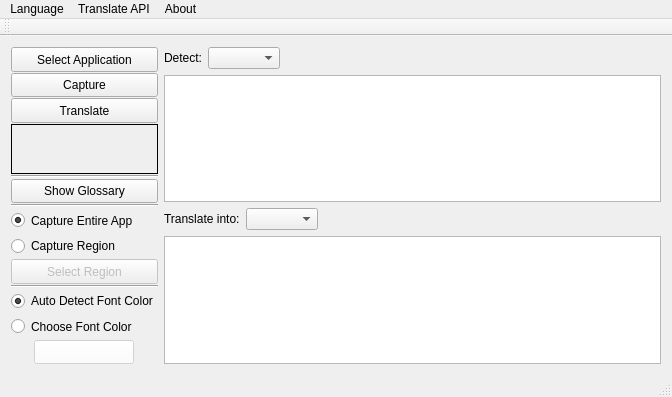
<?xml version="1.0" encoding="UTF-8"?>
<ui version="4.0">
 <class>ChaosTranslateClass</class>
 <widget class="QMainWindow" name="ChaosTranslateClass">
  <property name="geometry">
   <rect>
    <x>0</x>
    <y>0</y>
    <width>672</width>
    <height>397</height>
   </rect>
  </property>
  <property name="sizePolicy">
   <sizepolicy hsizetype="Maximum" vsizetype="Maximum">
    <horstretch>0</horstretch>
    <verstretch>0</verstretch>
   </sizepolicy>
  </property>
  <property name="windowTitle">
   <string>Chaos Translate</string>
  </property>
  <property name="windowIcon">
   <iconset resource="ChaosTranslate.qrc">
    <normaloff>:/ChaosTranslate/Resources/Icon/Chaos.png</normaloff>:/ChaosTranslate/Resources/Icon/Chaos.png</iconset>
  </property>
  <property name="layoutDirection">
   <enum>Qt::LeftToRight</enum>
  </property>
  <property name="iconSize">
   <size>
    <width>48</width>
    <height>48</height>
   </size>
  </property>
  <widget class="QWidget" name="centralWidget">
   <property name="sizePolicy">
    <sizepolicy hsizetype="Expanding" vsizetype="Expanding">
     <horstretch>0</horstretch>
     <verstretch>0</verstretch>
    </sizepolicy>
   </property>
   <property name="maximumSize">
    <size>
     <width>1024</width>
     <height>768</height>
    </size>
   </property>
   <layout class="QHBoxLayout" name="horizontalLayout">
    <item>
     <layout class="QVBoxLayout" name="verticalLayout">
      <property name="spacing">
       <number>1</number>
      </property>
      <item>
       <widget class="QPushButton" name="selectAppButton">
        <property name="sizePolicy">
         <sizepolicy hsizetype="Preferred" vsizetype="Preferred">
          <horstretch>0</horstretch>
          <verstretch>0</verstretch>
         </sizepolicy>
        </property>
        <property name="minimumSize">
         <size>
          <width>100</width>
          <height>18</height>
         </size>
        </property>
        <property name="maximumSize">
         <size>
          <width>200</width>
          <height>50</height>
         </size>
        </property>
        <property name="toolTip">
         <string>Select application to capture and translate</string>
        </property>
        <property name="text">
         <string>Select Application</string>
        </property>
       </widget>
      </item>
      <item>
       <widget class="QPushButton" name="captureButton">
        <property name="enabled">
         <bool>true</bool>
        </property>
        <property name="sizePolicy">
         <sizepolicy hsizetype="Preferred" vsizetype="Preferred">
          <horstretch>0</horstretch>
          <verstretch>0</verstretch>
         </sizepolicy>
        </property>
        <property name="minimumSize">
         <size>
          <width>100</width>
          <height>18</height>
         </size>
        </property>
        <property name="maximumSize">
         <size>
          <width>200</width>
          <height>50</height>
         </size>
        </property>
        <property name="toolTip">
         <string>Capture screenshot of the selected application and translate</string>
        </property>
        <property name="text">
         <string>Capture</string>
        </property>
       </widget>
      </item>
      <item>
       <widget class="QPushButton" name="translateButton">
        <property name="enabled">
         <bool>true</bool>
        </property>
        <property name="sizePolicy">
         <sizepolicy hsizetype="Preferred" vsizetype="Preferred">
          <horstretch>0</horstretch>
          <verstretch>0</verstretch>
         </sizepolicy>
        </property>
        <property name="minimumSize">
         <size>
          <width>100</width>
          <height>18</height>
         </size>
        </property>
        <property name="maximumSize">
         <size>
          <width>200</width>
          <height>50</height>
         </size>
        </property>
        <property name="text">
         <string>Translate</string>
        </property>
       </widget>
      </item>
      <item>
       <widget class="QLabel" name="imageLabel">
        <property name="sizePolicy">
         <sizepolicy hsizetype="Preferred" vsizetype="Preferred">
          <horstretch>0</horstretch>
          <verstretch>0</verstretch>
         </sizepolicy>
        </property>
        <property name="minimumSize">
         <size>
          <width>100</width>
          <height>50</height>
         </size>
        </property>
        <property name="maximumSize">
         <size>
          <width>200</width>
          <height>100</height>
         </size>
        </property>
        <property name="styleSheet">
         <string notr="true">border: 1px solid black</string>
        </property>
        <property name="text">
         <string/>
        </property>
        <property name="pixmap">
         <pixmap resource="ChaosTranslate.qrc">:/ChaosTranslate/Resources/Icon/Chaos.png</pixmap>
        </property>
        <property name="scaledContents">
         <bool>true</bool>
        </property>
       </widget>
      </item>
      <item>
       <widget class="Line" name="line">
        <property name="orientation">
         <enum>Qt::Horizontal</enum>
        </property>
       </widget>
      </item>
      <item>
       <widget class="QPushButton" name="glossaryButton">
        <property name="sizePolicy">
         <sizepolicy hsizetype="Preferred" vsizetype="Preferred">
          <horstretch>0</horstretch>
          <verstretch>0</verstretch>
         </sizepolicy>
        </property>
        <property name="minimumSize">
         <size>
          <width>100</width>
          <height>18</height>
         </size>
        </property>
        <property name="maximumSize">
         <size>
          <width>200</width>
          <height>50</height>
         </size>
        </property>
        <property name="text">
         <string>Show Glossary</string>
        </property>
       </widget>
      </item>
      <item>
       <widget class="Line" name="line_3">
        <property name="orientation">
         <enum>Qt::Horizontal</enum>
        </property>
       </widget>
      </item>
      <item>
       <widget class="QRadioButton" name="wholeCaptureRButton">
        <property name="enabled">
         <bool>true</bool>
        </property>
        <property name="sizePolicy">
         <sizepolicy hsizetype="Preferred" vsizetype="Preferred">
          <horstretch>0</horstretch>
          <verstretch>0</verstretch>
         </sizepolicy>
        </property>
        <property name="minimumSize">
         <size>
          <width>100</width>
          <height>18</height>
         </size>
        </property>
        <property name="maximumSize">
         <size>
          <width>200</width>
          <height>50</height>
         </size>
        </property>
        <property name="text">
         <string>Capture Entire App</string>
        </property>
        <property name="checked">
         <bool>true</bool>
        </property>
        <attribute name="buttonGroup">
         <string notr="true">buttonGroup</string>
        </attribute>
       </widget>
      </item>
      <item>
       <widget class="QRadioButton" name="regionCaptureRButton">
        <property name="enabled">
         <bool>true</bool>
        </property>
        <property name="sizePolicy">
         <sizepolicy hsizetype="Preferred" vsizetype="Preferred">
          <horstretch>0</horstretch>
          <verstretch>0</verstretch>
         </sizepolicy>
        </property>
        <property name="minimumSize">
         <size>
          <width>100</width>
          <height>18</height>
         </size>
        </property>
        <property name="maximumSize">
         <size>
          <width>200</width>
          <height>50</height>
         </size>
        </property>
        <property name="text">
         <string>Capture Region</string>
        </property>
        <attribute name="buttonGroup">
         <string notr="true">buttonGroup</string>
        </attribute>
       </widget>
      </item>
      <item>
       <widget class="QPushButton" name="ROIButton">
        <property name="enabled">
         <bool>false</bool>
        </property>
        <property name="sizePolicy">
         <sizepolicy hsizetype="Preferred" vsizetype="Preferred">
          <horstretch>0</horstretch>
          <verstretch>0</verstretch>
         </sizepolicy>
        </property>
        <property name="minimumSize">
         <size>
          <width>100</width>
          <height>18</height>
         </size>
        </property>
        <property name="maximumSize">
         <size>
          <width>200</width>
          <height>50</height>
         </size>
        </property>
        <property name="styleSheet">
         <string notr="true"/>
        </property>
        <property name="text">
         <string>Select Region</string>
        </property>
       </widget>
      </item>
      <item>
       <widget class="Line" name="line_4">
        <property name="orientation">
         <enum>Qt::Horizontal</enum>
        </property>
       </widget>
      </item>
      <item>
       <widget class="QRadioButton" name="autoColorRButton">
        <property name="enabled">
         <bool>true</bool>
        </property>
        <property name="sizePolicy">
         <sizepolicy hsizetype="Preferred" vsizetype="Preferred">
          <horstretch>0</horstretch>
          <verstretch>0</verstretch>
         </sizepolicy>
        </property>
        <property name="minimumSize">
         <size>
          <width>100</width>
          <height>18</height>
         </size>
        </property>
        <property name="maximumSize">
         <size>
          <width>200</width>
          <height>50</height>
         </size>
        </property>
        <property name="text">
         <string>Auto Detect Font Color</string>
        </property>
        <property name="checked">
         <bool>true</bool>
        </property>
        <attribute name="buttonGroup">
         <string notr="true">buttonGroup_2</string>
        </attribute>
       </widget>
      </item>
      <item>
       <widget class="QRadioButton" name="manualColorRButton">
        <property name="enabled">
         <bool>true</bool>
        </property>
        <property name="sizePolicy">
         <sizepolicy hsizetype="Preferred" vsizetype="Preferred">
          <horstretch>0</horstretch>
          <verstretch>0</verstretch>
         </sizepolicy>
        </property>
        <property name="minimumSize">
         <size>
          <width>100</width>
          <height>18</height>
         </size>
        </property>
        <property name="maximumSize">
         <size>
          <width>200</width>
          <height>50</height>
         </size>
        </property>
        <property name="text">
         <string>Choose Font Color</string>
        </property>
        <attribute name="buttonGroup">
         <string notr="true">buttonGroup_2</string>
        </attribute>
       </widget>
      </item>
      <item alignment="Qt::AlignHCenter">
       <widget class="QColorPicker" name="fontColorButton">
        <property name="enabled">
         <bool>false</bool>
        </property>
        <property name="sizePolicy">
         <sizepolicy hsizetype="Preferred" vsizetype="Preferred">
          <horstretch>0</horstretch>
          <verstretch>0</verstretch>
         </sizepolicy>
        </property>
        <property name="minimumSize">
         <size>
          <width>100</width>
          <height>18</height>
         </size>
        </property>
        <property name="maximumSize">
         <size>
          <width>200</width>
          <height>50</height>
         </size>
        </property>
        <property name="styleSheet">
         <string notr="true">background-color: rgb(255, 255, 255);</string>
        </property>
        <property name="text">
         <string/>
        </property>
       </widget>
      </item>
     </layout>
    </item>
    <item>
     <layout class="QVBoxLayout" name="verticalLayout_3">
      <item>
       <layout class="QHBoxLayout" name="horizontalLayout_2">
        <item>
         <widget class="QLabel" name="label">
          <property name="sizePolicy">
           <sizepolicy hsizetype="Fixed" vsizetype="Preferred">
            <horstretch>0</horstretch>
            <verstretch>0</verstretch>
           </sizepolicy>
          </property>
          <property name="text">
           <string>Detect:</string>
          </property>
         </widget>
        </item>
        <item>
         <widget class="QComboBox" name="srcLanguageComboBox">
          <property name="sizePolicy">
           <sizepolicy hsizetype="Fixed" vsizetype="Fixed">
            <horstretch>0</horstretch>
            <verstretch>0</verstretch>
           </sizepolicy>
          </property>
         </widget>
        </item>
        <item>
         <spacer name="horizontalSpacer">
          <property name="orientation">
           <enum>Qt::Horizontal</enum>
          </property>
          <property name="sizeHint" stdset="0">
           <size>
            <width>40</width>
            <height>20</height>
           </size>
          </property>
         </spacer>
        </item>
       </layout>
      </item>
      <item>
       <widget class="QTextEdit" name="textEdit"/>
      </item>
      <item>
       <layout class="QHBoxLayout" name="horizontalLayout_3">
        <item>
         <widget class="QLabel" name="label_2">
          <property name="text">
           <string>Translate into:</string>
          </property>
         </widget>
        </item>
        <item>
         <widget class="QComboBox" name="tgtLanguageComboBox"/>
        </item>
        <item>
         <spacer name="horizontalSpacer_2">
          <property name="orientation">
           <enum>Qt::Horizontal</enum>
          </property>
          <property name="sizeHint" stdset="0">
           <size>
            <width>40</width>
            <height>20</height>
           </size>
          </property>
         </spacer>
        </item>
       </layout>
      </item>
      <item>
       <widget class="QTextEdit" name="textEdit_2"/>
      </item>
     </layout>
    </item>
   </layout>
  </widget>
  <widget class="QMenuBar" name="menuBar">
   <property name="geometry">
    <rect>
     <x>0</x>
     <y>0</y>
     <width>672</width>
     <height>23</height>
    </rect>
   </property>
   <widget class="QMenu" name="menuLanguage">
    <property name="title">
     <string>Language</string>
    </property>
   </widget>
   <widget class="QMenu" name="menuTranslate_API">
    <property name="title">
     <string>Translate API</string>
    </property>
    <addaction name="actionGoogle"/>
    <addaction name="actionBing"/>
    <addaction name="actionYandex"/>
   </widget>
   <widget class="QMenu" name="menuAbout">
    <property name="title">
     <string>About</string>
    </property>
    <addaction name="actionAbout"/>
   </widget>
   <addaction name="menuLanguage"/>
   <addaction name="menuTranslate_API"/>
   <addaction name="menuAbout"/>
  </widget>
  <widget class="QToolBar" name="mainToolBar">
   <attribute name="toolBarArea">
    <enum>TopToolBarArea</enum>
   </attribute>
   <attribute name="toolBarBreak">
    <bool>false</bool>
   </attribute>
  </widget>
  <widget class="QStatusBar" name="statusBar"/>
  <action name="actionGoogle">
   <property name="checkable">
    <bool>true</bool>
   </property>
   <property name="checked">
    <bool>true</bool>
   </property>
   <property name="text">
    <string>Google</string>
   </property>
  </action>
  <action name="actionBing">
   <property name="checkable">
    <bool>true</bool>
   </property>
   <property name="text">
    <string>Bing</string>
   </property>
  </action>
  <action name="actionYandex">
   <property name="text">
    <string>Yandex</string>
   </property>
  </action>
  <action name="actionAbout">
   <property name="text">
    <string>About Chaos Translate</string>
   </property>
  </action>
 </widget>
 <layoutdefault spacing="6" margin="11"/>
 <customwidgets>
  <customwidget>
   <class>QColorPicker</class>
   <extends>QPushButton</extends>
   <header>qcolorpicker.h</header>
  </customwidget>
 </customwidgets>
 <resources>
  <include location="ChaosTranslate.qrc"/>
  <include location="C:/Users/wiles09/.designer/backup/ChaosTranslate.qrc"/>
 </resources>
 <connections/>
 <buttongroups>
  <buttongroup name="buttonGroup"/>
  <buttongroup name="buttonGroup_2"/>
 </buttongroups>
</ui>
